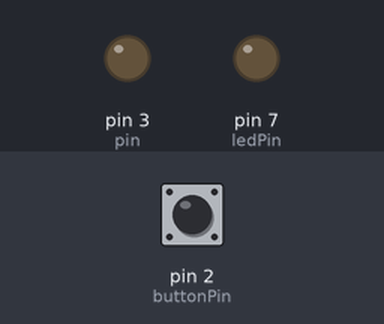
A sketch run on a simulated Arduino Uno, built with avr-gcc and run on an emulated ATmega328P. Parts: output pins drawn as LEDs (lit = HIGH). Inputs (shaded band) come from the test bench; at power-on: pin 2 (buttonPin) LOW. What the sketch prints to the serial monitor is not drawn.

Above: at 1.2 s.
1.3 s: pin 2 (buttonPin) pulled HIGH for 0.15 s
At 1.9 s:
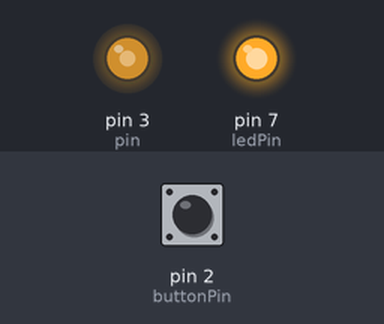
At 11.2 s:
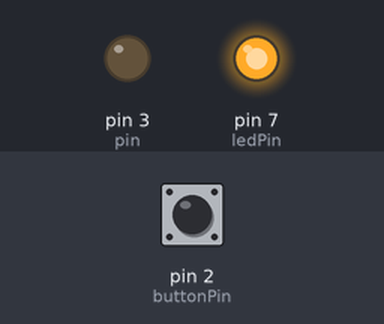
Timing chart, 0 to 13.4 s (numbered marks = the images above; inputs shaded):
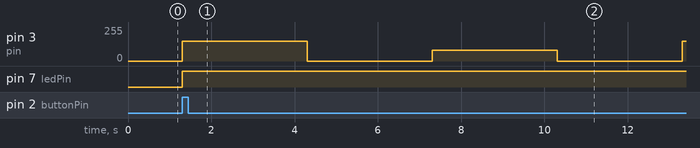

The sketch:

Vibration.ino
```cpp
const int ledPin = 7;
const int buttonPin = 2;
int pin = 3;
int buttonState = 0;
boolean on = false;
boolean switched = false;

void setup() {
  pinMode(pin, OUTPUT);
  pinMode(buttonPin, INPUT);
  pinMode(ledPin, OUTPUT);
  Serial.begin(9600);
}

void loop() {
  delay(10);
  buttonState = digitalRead(buttonPin);

  //Button
  if (buttonState == HIGH && !switched) {
    on = !on;
    switched = true;
  } else if(buttonState == LOW){
    switched = false;
  }

  //LED
  if(on){
    digitalWrite(ledPin, HIGH);
    Vibrate();
  }
  else
    digitalWrite(ledPin, LOW);
}
```

Operations.ino
```cpp
void Vibrate(){
  Serial.print("1 ");
  //Inhale
  analogWrite(pin, 150);
  delay(3000);
  //Pause
  Serial.print("2 ");
  analogWrite(pin, 0);
  delay(3000);
  //Exhale
  Serial.print("3 ");
  analogWrite(pin, 80);
  delay(3000);
  //Pause
  Serial.println("4");
  analogWrite(pin, 0);
  delay(3000);
}
```

Measured:
- after the input at 1.3 s, pin 3 (pin): 0/255 → 150/255 at once, → 0/255 3.0 s later, → 80/255 3.0 s later, → 0/255 3.0 s later, … (5 changes in this stretch); pin 7 (ledPin): LOW → HIGH at once
